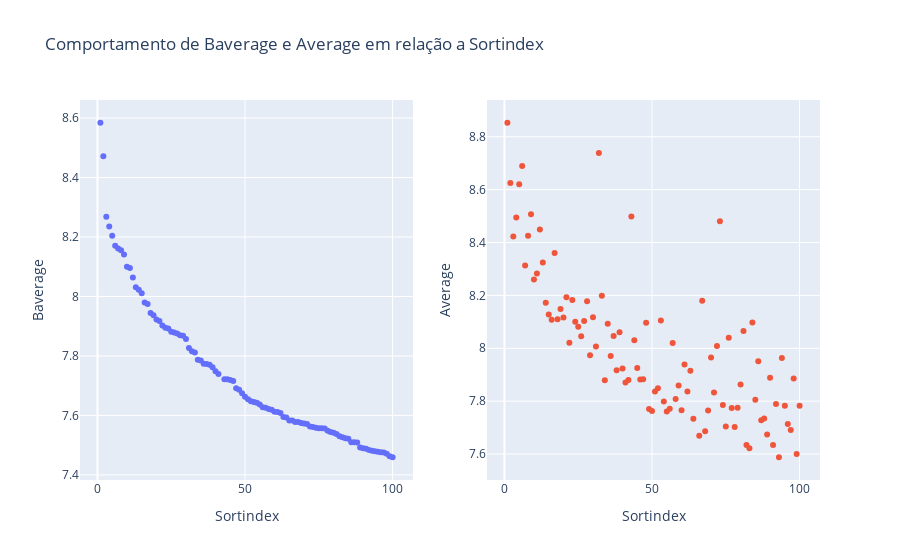

Notebook code for this chart:
### Markdown cell above
##### a) Comportamento dos 100 melhores ranqueados

### Code cell
import plotly.subplots as sp
import plotly.graph_objs as go

# criando um df com mais no qual os jogos sejam os 100 melhores ranqueados e tenham, no mínimo, 50 avaliações
df_filtrado =  df[df.sortindex <= 100]
df_filtrado = df_filtrado[df_filtrado.totalvotes >= 50]

# Tamanho variável para as bolinhas (definido com base na quantidade de votos)
sizes = df.totalvotes.dropna()

# definindo o tamanho das bolinhas
escala = 0.015
sizes = [size * escala for size in sizes]

# Criar subplots com 1 linha e 2 colunas
fig = sp.make_subplots(rows = 1, cols = 2)

# Adicionar primeiro gráfico
trace1 = go.Scatter(x = df_filtrado.sortindex,
                    y = df_filtrado.baverage,
                    mode = 'markers',
                    name = 'Baverage')

fig.add_trace(trace1, row = 1, col = 1)

# Adicionar segundo gráfico
trace2 = go.Scatter(x = df_filtrado.sortindex,
                    y = df_filtrado.average,
                    mode = 'markers',
                    name = 'Average')

fig.add_trace(trace2, row = 1, col = 2)

# Layout do gráfico
fig.update_layout(title_text = 'Comportamento de Baverage e Average em relação a Sortindex', showlegend = False)

# Adicionando títulos aos eixos x e y
fig.update_xaxes(title_text='Sortindex', row=1, col=1)
fig.update_yaxes(title_text='Baverage', row=1, col=1)

fig.update_xaxes(title_text='Sortindex', row=1, col=2)
fig.update_yaxes(title_text='Average', row=1, col=2)

# Exibir o gráfico
fig.show()

### Figure 1 — Plotly figure (JSON) as saved in the notebook; plotly's stock layout.template omitted (floating-point values rounded to 4 significant figures)
{"data": [{"mode": "markers", "name": "Baverage", "type": "scatter", "x": [1, 2, 3, 4, 5, 6, 7, 8, 9, 10, 11, 12, 13, 14, 15, 16, 17, 18, 19, 20, 21, 22, 23, 24, 25, 26, 27, 28, 29, 30, 31, 32, 33, 34, 35, 36, 37, 38, 39, 40, 41, 42, 43, 44, 45, 46, 47, 48, 49, 50, 51, 52, 53, 54, 55, 56, 57, 58, 59, 60, 61, 62, 63, 64, 65, 66, 67, 68, 69, 70, 71, 72, 73, 74, 75, 76, 77, 78, 79, 80, 81, 82, 83, 84, 85, 86, 87, 88, 89, 90, 91, 92, 93, 94, 95, 96, 97, 98, 99, 100], "xaxis": "x", "y": [8.584, 8.472, 8.268, 8.235, 8.205, 8.171, 8.161, 8.156, 8.141, 8.1, 8.096, 8.064, 8.031, 8.023, 8.011, 7.98, 7.975, 7.944, 7.937, 7.922, 7.918, 7.902, 7.895, 7.892, 7.882, 7.879, 7.875, 7.87, 7.868, 7.857, 7.827, 7.815, 7.812, 7.787, 7.784, 7.774, 7.773, 7.77, 7.762, 7.748, 7.74, null, 7.722, 7.722, 7.719, 7.716, 7.692, 7.687, 7.674, 7.663, 7.655, 7.647, 7.645, 7.642, 7.637, 7.627, 7.626, 7.622, 7.619, 7.612, 7.612, 7.608, 7.595, 7.593, 7.583, 7.583, 7.578, 7.578, 7.574, 7.572, 7.571, 7.562, 7.561, 7.558, 7.557, 7.557, 7.556, 7.548, 7.544, 7.541, 7.538, 7.53, 7.527, 7.523, 7.521, 7.51, 7.509, 7.509, 7.492, 7.489, 7.488, 7.484, 7.481, 7.479, 7.478, 7.476, 7.475, 7.471, 7.463, 7.459], "yaxis": "y"}, {"mode": "markers", "name": "Average", "type": "scatter", "x": [1, 2, 3, 4, 5, 6, 7, 8, 9, 10, 11, 12, 13, 14, 15, 16, 17, 18, 19, 20, 21, 22, 23, 24, 25, 26, 27, 28, 29, 30, 31, 32, 33, 34, 35, 36, 37, 38, 39, 40, 41, 42, 43, 44, 45, 46, 47, 48, 49, 50, 51, 52, 53, 54, 55, 56, 57, 58, 59, 60, 61, 62, 63, 64, 65, 66, 67, 68, 69, 70, 71, 72, 73, 74, 75, 76, 77, 78, 79, 80, 81, 82, 83, 84, 85, 86, 87, 88, 89, 90, 91, 92, 93, 94, 95, 96, 97, 98, 99, 100], "xaxis": "x2", "y": [8.853, 8.625, 8.423, 8.494, 8.62, 8.69, 8.313, 8.426, 8.507, 8.261, 8.283, 8.449, 8.324, 8.173, 8.127, 8.108, 8.361, 8.11, 8.149, 8.117, 8.193, 8.021, 8.182, 8.1, 8.082, 8.046, 8.103, 8.178, 7.974, 8.117, 8.006, 8.738, 8.199, 7.88, 8.093, 7.971, 8.046, 7.917, 8.061, 7.923, 7.871, 7.88, 8.498, 8.03, 7.925, 7.882, 7.883, 8.097, 7.77, 7.763, 7.837, 7.849, 8.105, 7.799, 7.761, 7.771, 8.02, 7.808, 7.859, 7.766, 7.939, 7.836, 7.915, 7.733, null, 7.669, 8.18, 7.686, 7.765, 7.966, 7.833, 8.009, 8.48, 7.786, 7.704, 8.04, 7.774, 7.703, 7.775, 7.863, 8.066, 7.635, 7.622, 8.097, 7.805, 7.951, 7.727, 7.734, 7.674, 7.889, 7.634, 7.79, 7.588, 7.963, 7.783, 7.714, 7.691, 7.886, 7.6, 7.782], "yaxis": "y2"}], "layout": {"showlegend": false, "title": {"text": "Comportamento de Baverage e Average em relação a Sortindex"}, "xaxis": {"anchor": "y", "domain": [0, 0.45], "title": {"text": "Sortindex"}}, "xaxis2": {"anchor": "y2", "domain": [0.55, 1], "title": {"text": "Sortindex"}}, "yaxis": {"anchor": "x", "domain": [0, 1], "title": {"text": "Baverage"}}, "yaxis2": {"anchor": "x2", "domain": [0, 1], "title": {"text": "Average"}}}}
